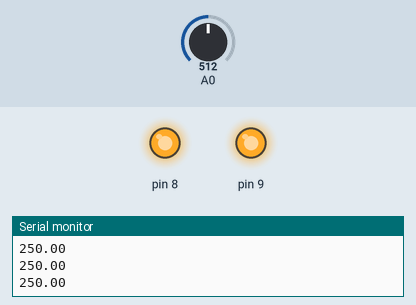
Recording of a sketch running on a simulated Arduino Uno, built with avr-gcc and run on an emulated ATmega328P. On the bench: output pins drawn as LEDs (lit = HIGH), the last lines printed to the serial monitor. The test bench sets the inputs (shaded band); at power-on: A0 = 512.

Above: at 1.3 s.
1.4 s: A0 set to 84
3.2 s: A0 set to 69
At 4.3 s:
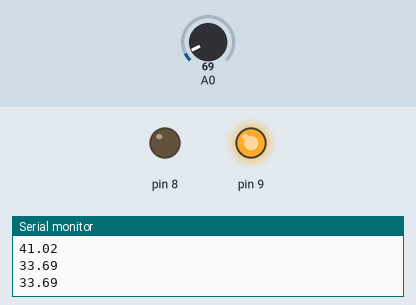
5.5 s: A0 set to 122
At 7.1 s:
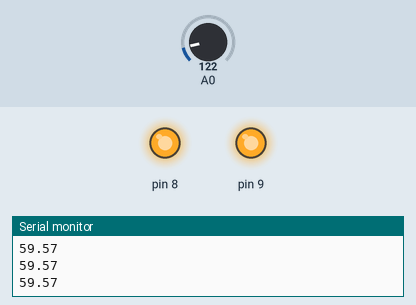
7.5 s: A0 set to 27
At 8.7 s:
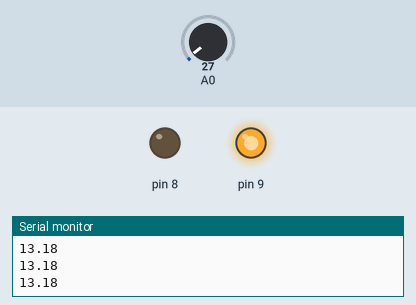
Timing chart, 0 to 10.5 s (numbered marks = the images above; inputs shaded):
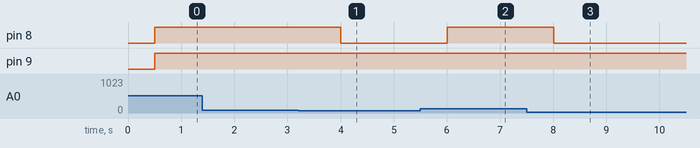

Measured:
- the behaviour switches between 76 and 75 on A0 (found by bisection; images 0 and 1)
- after the input at 3.2 s, pin 8: HIGH → LOW after 0.80 s
- after the input at 5.5 s, pin 8: LOW → HIGH after 0.51 s
- after the input at 7.5 s, pin 8: HIGH → LOW after 0.51 s

The sketch:

SensorTemp.ino
```cpp
float SENSOR;
float TEMPERATURA;

void setup() {
  pinMode(SENSOR, INPUT);
  pinMode(8, OUTPUT);
  pinMode(9, OUTPUT);
  Serial.begin(9600);
}

void loop() {
  int SENSOR = analogRead(A0);
  TEMPERATURA = (5.0*SENSOR*100.0)/1024.0;
  Serial.println(TEMPERATURA);
  delay(500);

  if (TEMPERATURA > 0) {
    digitalWrite(9, HIGH);
  }else{digitalWrite(9, LOW);
  }

  if(TEMPERATURA >= 37.0){
    digitalWrite(8, HIGH);
  }else{digitalWrite(8, LOW);
  }
}
```
